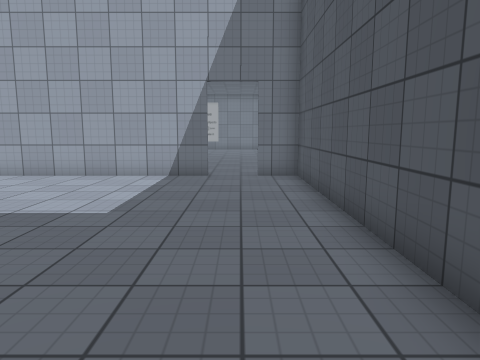
View 1 (above)

16 first-person views from a walk through a scene from a Unity 3-D project. The camera is 1.4 m above the floor, tilts 8° down and sees 70° across. The floor is counted in squares, 1 m on a side. Each view is taken from the middle of a square. On the plan, view 1 faces up. The plan holds only what a view shows up to about 15 squares ahead; the rest is blank. The player character is not drawn. Door leaves are left out, so doorways stand open. Some surface patterns are stand-ins.

View 2
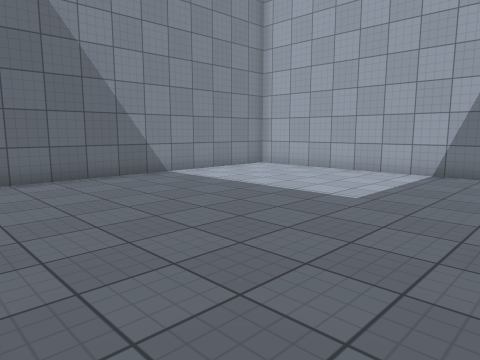

View 3
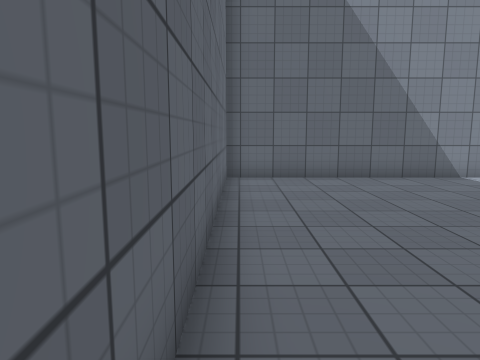

View 4
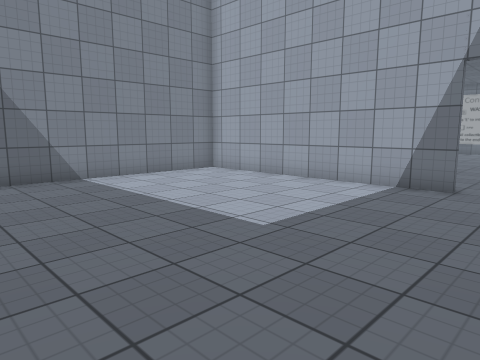

View 5
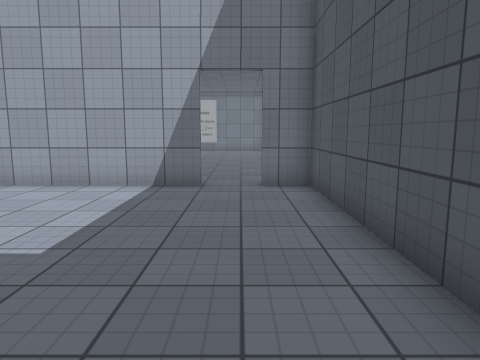

View 6
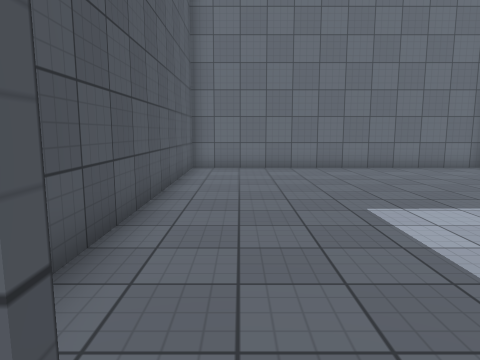

View 7
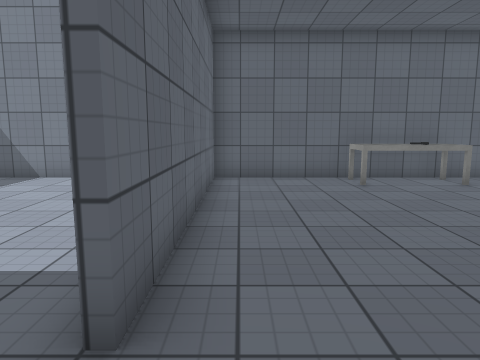

View 8
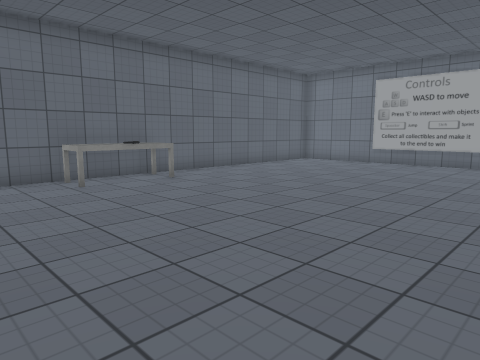

View 9
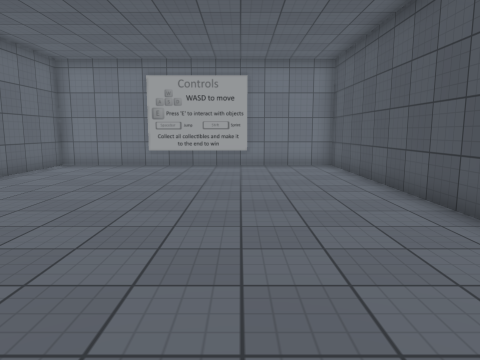

View 10
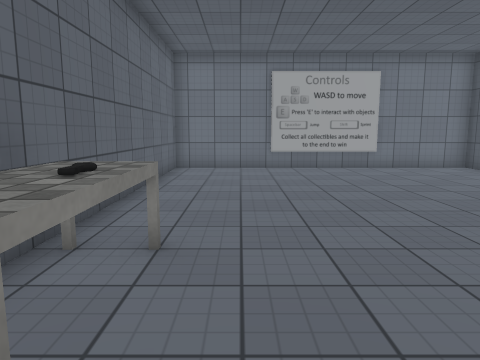

View 11
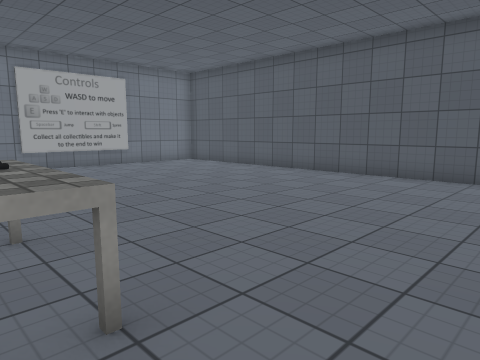

View 12
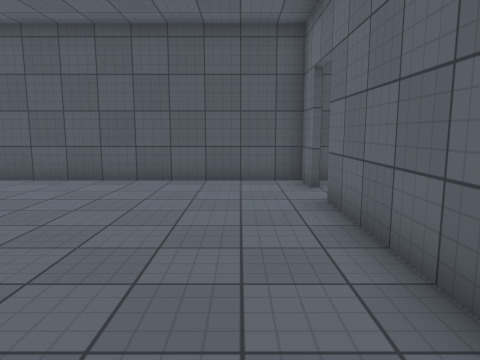

View 13
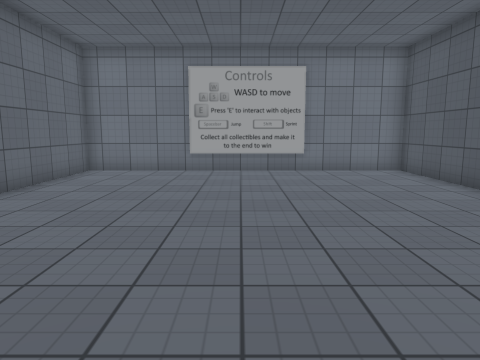

View 14
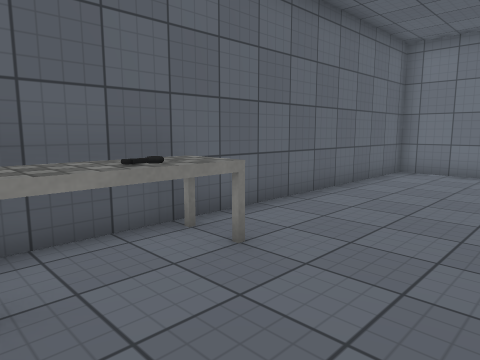

View 15
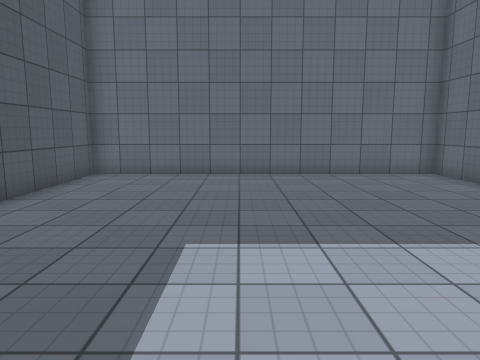

View 16
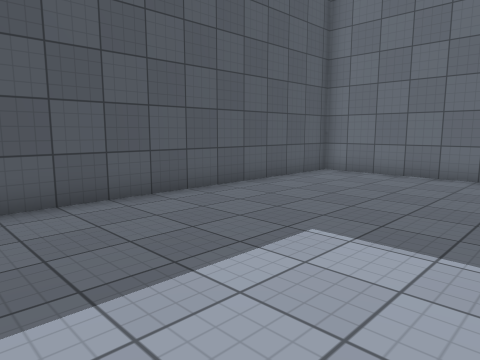

### Floor plan
Points are (right, up) in squares from view 1. A wall is a line through its corners. A room is listed if a view was taken in it or the views show most of it. See-through windows are left out.
Room 1 (views 1, 2, 3, 4, 5, 15, 16)
walls: (-1, 11) (-9.5, 11) (-9.5, -1.4) (1.9, -1.4) (1.9, 11) (0.5, 11)
ways out: open door at (-0.5, 11) to room 2
Room 2 (views 6, 7, 8, 9, 10, 11, 12, 13, 14)
walls: (0.5, 11.2) (1.9, 11.2) (1.9, 27.4) (-9.5, 27.4) (-9.5, 11.2) (-1, 11.2)
ways out: open door at (-0.5, 11) to room 1
objects: other object (-9, 15) to (-8, 18); other object (-8, 17)

Positions as (right, up) in squares from view 1, and headings:
1: (0, 0), facing up
2: (1, -1), facing up-left
3: (1, -1), facing left
4: (1, 2), facing up-left
5: (0, 2), facing up
6: (0, 12), facing down
7: (1, 12), facing left
8: (1, 12), facing up-left
9: (-2, 13), facing up
10: (-7, 14), facing up
11: (-9, 13), facing up-right
12: (-8, 13), facing right
13: (-4, 15), facing up
14: (-5, 15), facing up-left
15: (-3, 10), facing down
16: (-5, 10), facing down-right
